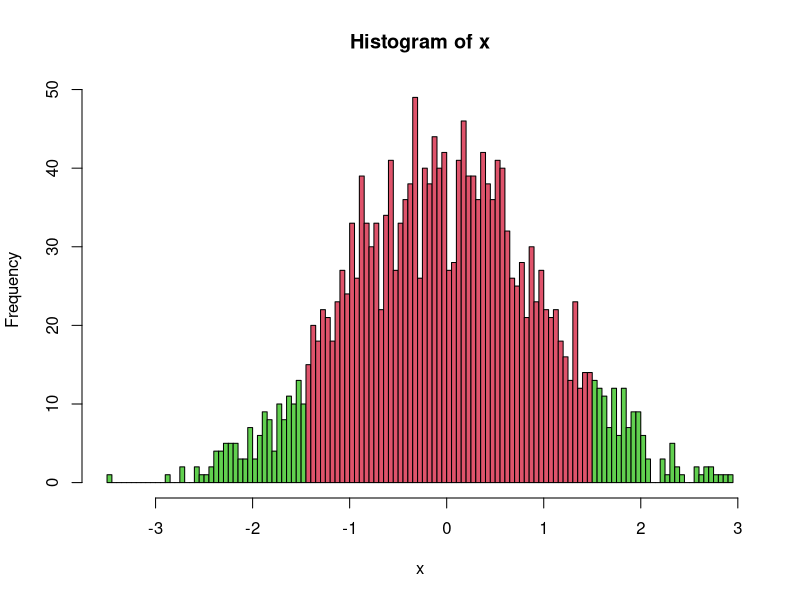

This chart was generated by the following R code:
## ---- chunk 1
# Scope: Creating a Histogram

x <- rnorm(2000)
hx <- hist(x, breaks=200, plot=FALSE)
plot(hx, col=ifelse(abs(hx$breaks) < 1.5, 2, 3))
